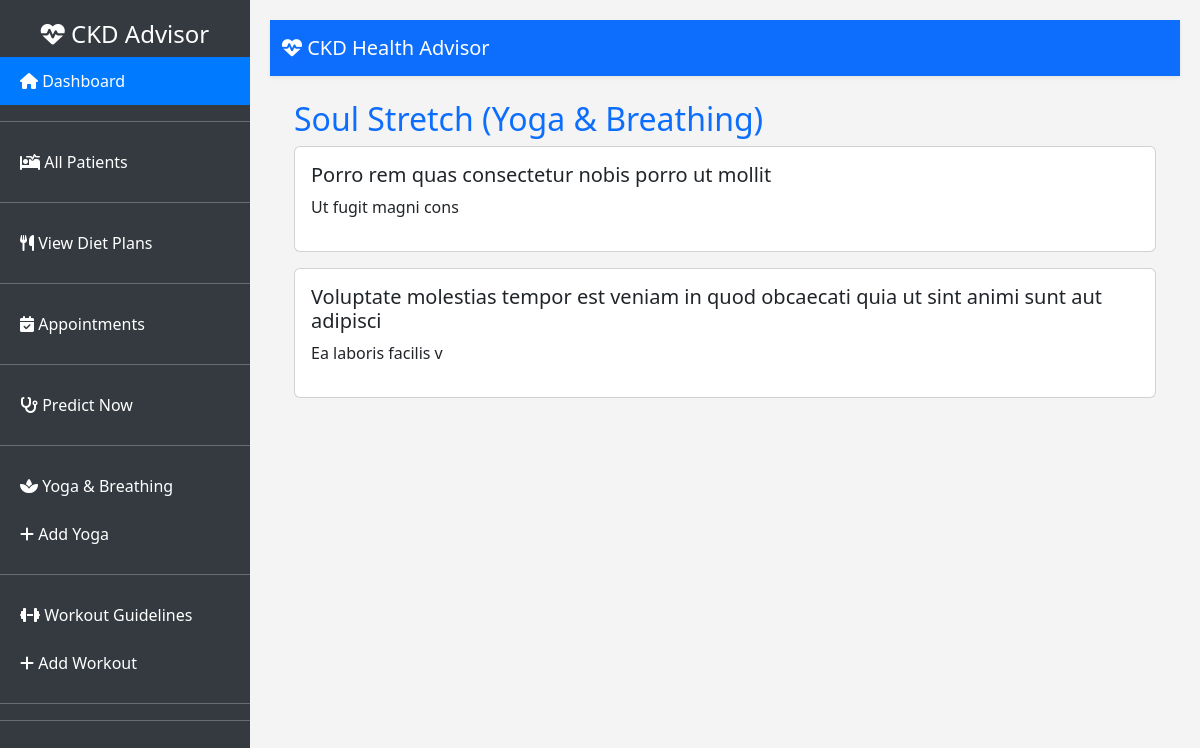
The app's page /sweat-spot/, older data.
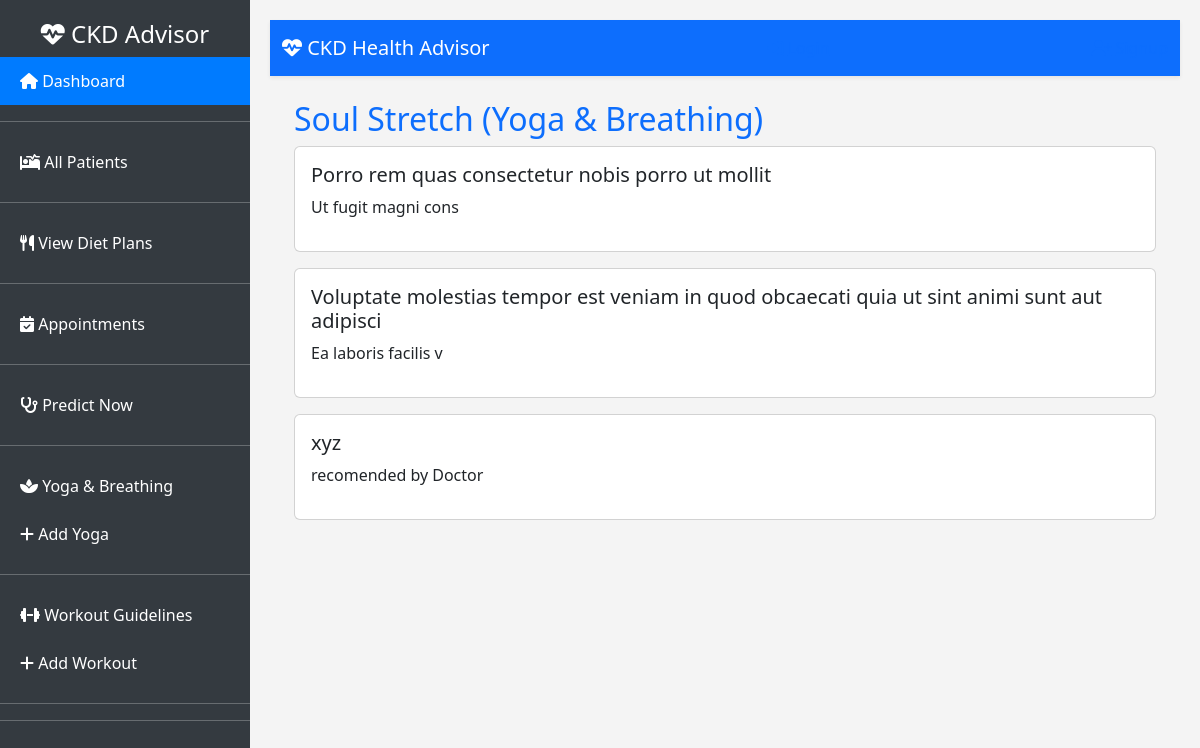
The same page, newer data.
### Accounts/models.py (models this page shows, shortened)
class SweatSpot(models.Model):
    title = models.CharField(max_length=100)
    description = models.TextField()
    image = models.ImageField(upload_to="workout_images/", blank=True, null=True)
    video = models.FileField(upload_to="workout_videos/", blank=True, null=True)

### Accounts/views.py (the view)
# urls.py: path("sweat-spot/", SweatSpotListView.as_view(), name="sweat_spot"),
class SweatSpotListView(ListView):
    model = SweatSpot
    template_name = "calories/sweat_spot.html"
    context_object_name = "workouts"

### templates/calories/sweat_spot.html (shortened to what this page needs)
{% extends "base.html" %}
{% block content %}
<div class="container mt-4">
    <h2 class="text-primary">Soul Stretch (Yoga & Breathing)</h2>
    {% for exercise in workouts %}
    <div class="card mb-3">
        <div class="card-body">
            <h5 class="card-title">{{ exercise.title }}</h5>
            <p>{{ exercise.description }}</p>
        </div>
    </div>
    {% endfor %}
</div>
{% endblock %}

Row changes from the older to the newer data that the page shows:
added SweatSpot: title "xyz", description "recomended by Doctor"
